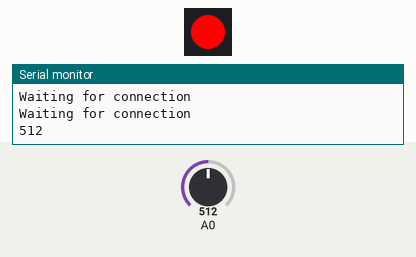
The sketch below on a simulated ESP8266 (NodeMCU). On the bench: 1 RGB LEDs in strip order, left to right, the last lines printed to the serial monitor. Inputs (shaded band) come from the test bench; at power-on: A0 = 512. WiFi joins after 1.5 s; servers stay silent unless stated; uploads are accepted with an empty reply.

Above: at 2.7 s.
2.8 s: A0 set to 483
At 4.3 s:
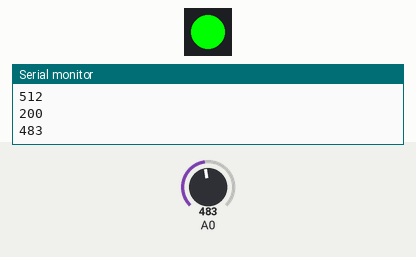
5.7 s: A0 set to 109
8.6 s: A0 set to 94
At 10.6 s:
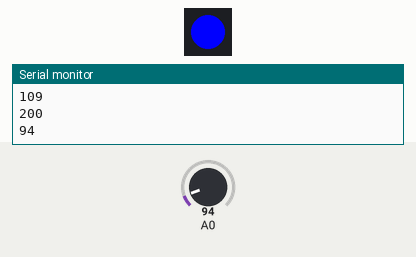
11.8 s: A0 set to 110
At 13.5 s:
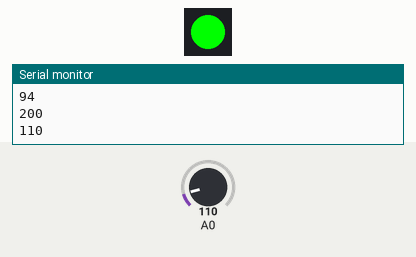
14.7 s: A0 set to 90
At 15.2 s:
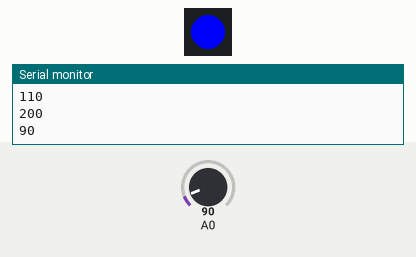
Timing chart, 0 to 17.7 s (numbered marks = the images above; inputs shaded):
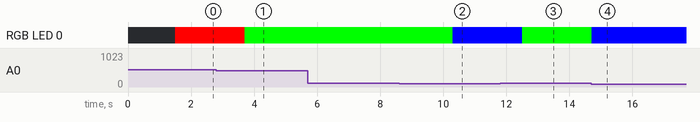

Measured:
- the behaviour switches between 500 and 499 on A0 (found by bisection; images 0 and 1)
- the behaviour switches between 101 and 100 on A0 (found by bisection; images 1 and 2)
- after the input at 2.8 s, RGB LED 0: RGB(255, 0, 0) → RGB(0, 255, 0) after 0.90 s
- after the input at 8.6 s, RGB LED 0: RGB(0, 255, 0) → RGB(0, 0, 255) after 1.7 s
- after the input at 11.8 s, RGB LED 0: RGB(0, 0, 255) → RGB(0, 255, 0) after 0.71 s
- after the input at 14.7 s, RGB LED 0: RGB(0, 255, 0) → RGB(0, 0, 255) at once

The sketch:

AnyDrop.ino
```cpp
#include <ESP8266HTTPClient.h>
#include <ESP8266WiFi.h>
#include <WiFiClient.h>
#include <Adafruit_NeoPixel.h>
#define PIN D2

Adafruit_NeoPixel pixels = Adafruit_NeoPixel(1, PIN, NEO_GRB + NEO_KHZ800);

void setup() {
  Serial.begin(115200);                       // Serial connection
  pixels.begin();
  WiFi.begin("SSID", "XXXXXXXXXXXXXX");    // WiFi connection

  while (WiFi.status() != WL_CONNECTED) {     // Wait for the WiFI connection completion
    delay(500);
    Serial.println("Waiting for connection");
  }
}

void loop() {
 int value = getCurrentState(analogRead(A0));
 updateRgbLed(value);
 updateApi(value);
 delay(1000);  //Send a request every second
}

int getCurrentState(int sensorValue)
{
  Serial.println(sensorValue);
  if(sensorValue >= 500){
    return 1; //Dirty water -> Turn On Red led
  }
  else if(sensorValue > 100 && sensorValue < 500) {
    return 2; //Clean water -> Turn On Green led
  }
  else {
    return 3; //Active State -> Blue Led
  }
}

void updateRgbLed(int value)
{
  if(value == 1){
    setColor(255,0,0,1000); //Dirty water -> Turn On Red led
  }
  else if(value == 2) {
    setColor(0,255,0,1000); //Clean water -> Turn On Green led
  }
  else {
    setColor(0,0,255,1000); //Active State -> Blue Led
  }
}

void updateApi(int value)
{
  if(WiFi.status()== WL_CONNECTED){
   WiFiClient wifiClient;
   HTTPClient http;    //Declare object of class HTTPClient
   http.begin(wifiClient, "http://5.189.160.203:8110/api/esp/name/RGB?type=RGB&title=Rgb" + buildApiRequest(value) );      //Specify request destination
   http.addHeader("x-device-token", "Vh7X5JSkoxRSsyf8fgur2jZwt-sIdIYp");  //Specify content-type header
   int httpCode = http.POST("{}");   //Send the request
   Serial.println(httpCode);   //Print HTTP return code
   http.end();  //Close connection
 }else{
    Serial.println("Error in WiFi connection");
 }
}
String buildApiRequest(int value)
{
  if(value == 1){
    return "&val1=1&val2=0&val3=0"; //Dirty water -> Turn On Red led
  }
  else if(value == 2) {
    return "&val1=0&val2=1&val3=0"; //Clean water -> Turn On Green led
  }
  else {
    return "&val1=0&val2=0&val3=1"; //Active State -> Blue Led
  }
}
void setColor(int redValue, int greenValue, int blueValue, int delayValue)
{
  pixels.setPixelColor(0, pixels.Color(redValue, greenValue, blueValue));
  pixels.show();
  delay(delayValue);
}
```
